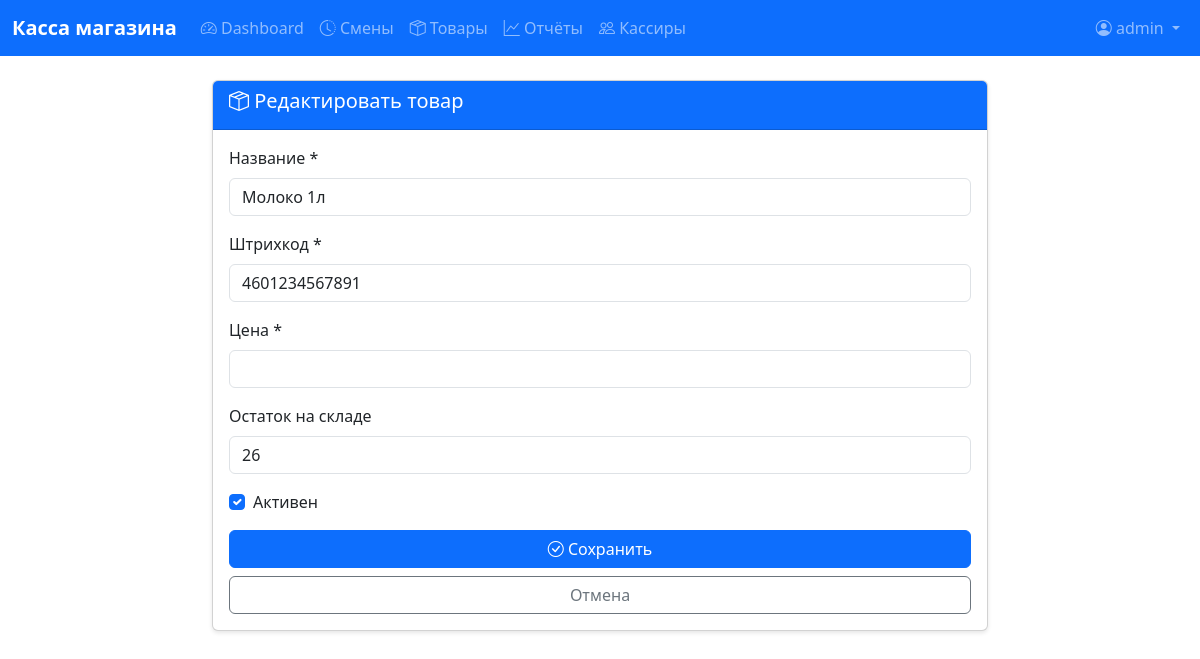
The app's page /products/2/edit/ (signed in) with its own data.
### core/models.py (models this page shows, shortened)
class Product(models.Model):
    name = models.CharField(max_length=200, verbose_name='Название')
    barcode = models.CharField(max_length=100, unique=True, null=False, blank=False, verbose_name='Штрихкод')
    price = models.DecimalField(max_digits=10, decimal_places=2, validators=[MinValueValidator(Decimal('0.01'))], verbose_name='Цена')
    stock_qty = models.IntegerField(default=0, validators=[MinValueValidator(0)], verbose_name='Остаток на складе')
    is_active = models.BooleanField(default=True, verbose_name='Активен')
    created_at = models.DateTimeField(auto_now_add=True, verbose_name='Создан')
    updated_at = models.DateTimeField(auto_now=True, verbose_name='Обновлён')
    class Meta:
        verbose_name = 'Товар'
        verbose_name_plural = 'Товары'
        ordering = ['name']

### core/views.py (the view, shortened to what this page needs)
# urls.py: path('products/<int:product_id>/edit/', views.product_edit, name='product_edit'),
@login_required
def product_edit(request, product_id):
    if not (request.user.is_staff or request.user.is_superuser):
        return redirect('products_list')
    product = get_object_or_404(Product, id=product_id)
    return render(request, 'core/product_form.html', {'product': product})

### templates/core/product_form.html (shortened to what this page needs)
{% extends 'core/base.html' %}
{% block content %}
<div class="row justify-content-center">
    <div class="col-md-8">
        <div class="card">
            <div class="card-header bg-primary text-white">
                <h5><i class="bi bi-box-seam"></i> {% if product %}Редактировать{% else %}Создать{% endif %} товар</h5>
            </div>
            <div class="card-body">
                <form method="post">
                    <div class="mb-3">
                        <label for="name" class="form-label">Название *</label>
                        <input type="text" class="form-control" id="name" name="name"
                               value="{{ product.name|default:'' }}" required>
                    </div>
                    <div class="mb-3">
                        <label for="barcode" class="form-label">Штрихкод *</label>
                        <input type="text" class="form-control" id="barcode" name="barcode"
                               value="{{ product.barcode|default:'' }}" required>
                    </div>
                    <div class="mb-3">
                        <label for="price" class="form-label">Цена *</label>
                        <input type="number" class="form-control" id="price" name="price"
                               value="{{ product.price|default:'0' }}" step="0.01" min="0.01" required>
                    </div>
                    <div class="mb-3">
                        <label for="stock_qty" class="form-label">Остаток на складе</label>
                        <input type="number" class="form-control" id="stock_qty" name="stock_qty"
                               value="{{ product.stock_qty|default:'0' }}" min="0" required>
                    </div>
                    <div class="mb-3">
                        <div class="form-check">
                            <input class="form-check-input" type="checkbox" id="is_active" name="is_active"
                                   {% if not product or product.is_active %}checked{% endif %}>
                            <label class="form-check-label" for="is_active">
                                Активен
                            </label>
                        </div>
                    </div>
                    <div class="d-grid gap-2">
                        <button type="submit" class="btn btn-primary">
                            <i class="bi bi-check-circle"></i> Сохранить
                        </button>
                        <a href="{% url 'products_list' %}" class="btn btn-outline-secondary">
                            Отмена
                        </a>
                    </div>
                </form>
            </div>
        </div>
    </div>
</div>
{% endblock %}

### templates/core/base.html (shortened to what this page needs)
<!DOCTYPE html>
<html lang="ru">
<head>
    <link href="https://cdn.jsdelivr.net/npm/bootstrap@5.3.0/dist/css/bootstrap.min.css" rel="stylesheet">
    <link href="https://cdn.jsdelivr.net/npm/bootstrap-icons@1.11.0/font/bootstrap-icons.css" rel="stylesheet">
</head>
<body>
    <nav class="navbar navbar-expand-lg navbar-dark bg-primary">
        <div class="container-fluid">
            <a class="navbar-brand" href="{% url 'dashboard' %}">
                 Касса магазина
            </a>
            <div class="collapse navbar-collapse" id="navbarNav">
                <ul class="navbar-nav me-auto">
                    <li class="nav-item">
                        <a class="nav-link" href="{% url 'dashboard' %}">
                            <i class="bi bi-speedometer2"></i> Dashboard
                        </a>
                    </li>
                    <li class="nav-item">
                        <a class="nav-link" href="{% url 'shifts_list' %}">
                            <i class="bi bi-clock-history"></i> Смены
                        </a>
                    </li>
                    <li class="nav-item">
                        <a class="nav-link" href="{% url 'products_list' %}">
                            <i class="bi bi-box-seam"></i> Товары
                        </a>
                    </li>
                    {% if user.is_staff or user.is_superuser %}
                    <li class="nav-item">
                        <a class="nav-link" href="{% url 'reports' %}">
                            <i class="bi bi-graph-up"></i> Отчёты
                        </a>
                    </li>
                    <li class="nav-item">
                        <a class="nav-link" href="{% url 'cashiers_list' %}">
                            <i class="bi bi-people"></i> Кассиры
                        </a>
                    </li>
                    {% endif %}
                </ul>
                <ul class="navbar-nav">
                    <li class="nav-item dropdown">
                        <a class="nav-link dropdown-toggle" href="#" id="navbarDropdown" role="button" data-bs-toggle="dropdown">
                            <i class="bi bi-person-circle"></i> {{ user.username }}
                        </a>
                    </li>
                </ul>
            </div>
        </div>
    </nav>
    <div class="container-fluid mt-4">
        {% block content %}{% endblock %}
    </div>
</body>
</html>

### templates/core/base.html (style rules this page uses)
.navbar-brand { font-weight: bold; }
.card { box-shadow: 0 2px 4px rgba(0,0,0,0.1); margin-bottom: 20px; }

### records on screen
Product: name "Молоко 1л", barcode "4601234567891", stock_qty "26", is_active "☑"

### other values on screen
{{ user.username }} "admin"
